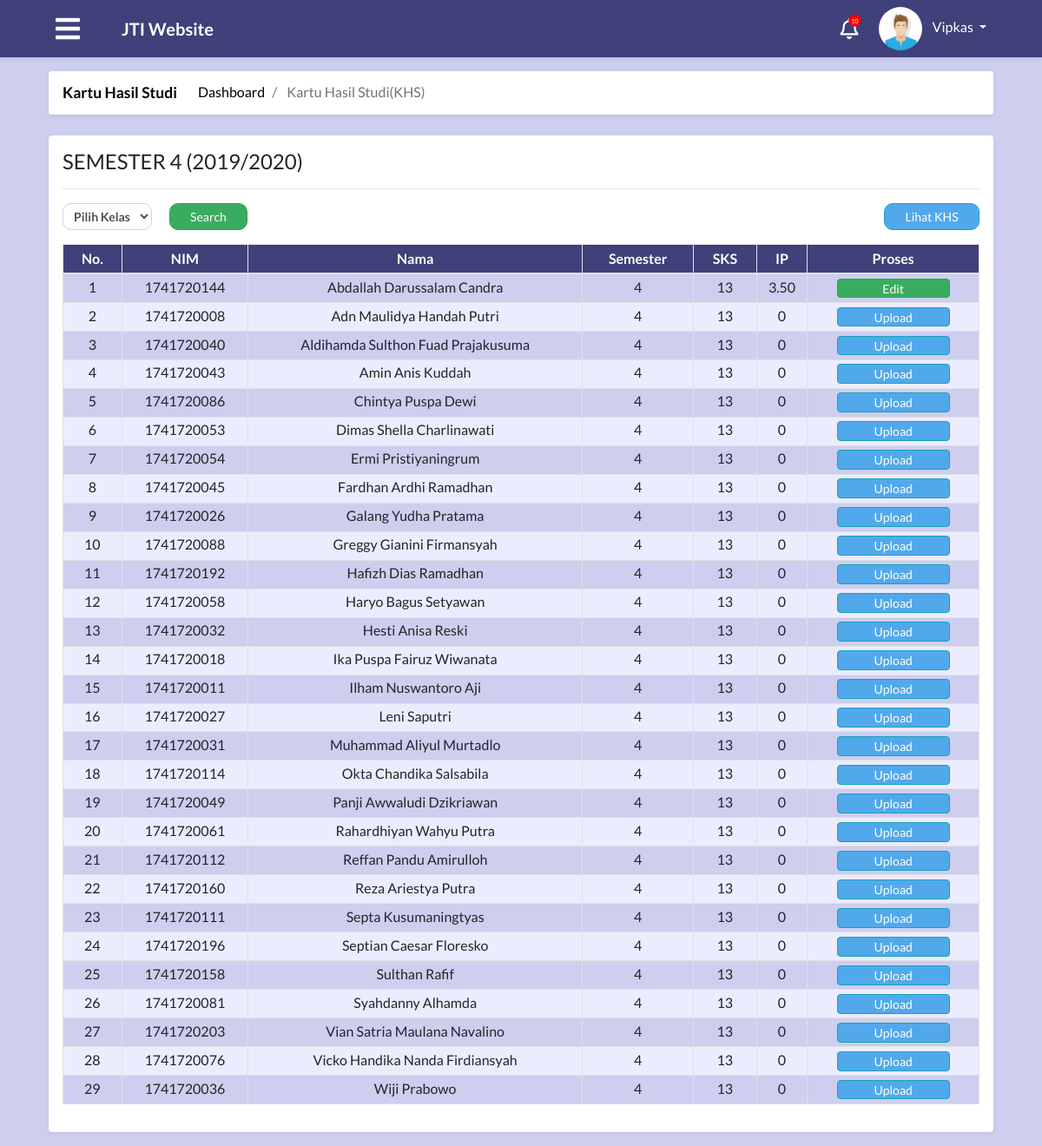
The app's page /module/index.php?module=khs (signed in) with its own data.
### tables this page shows
CREATE TABLE `tabel_admin` (
  `id_admin` int(30) NOT NULL,
  `nama` varchar(50) NOT NULL,
  `nip` int(20) NOT NULL,
  `foto` text,
  `alamat` text,
  `tempat_lahir` varchar(50) DEFAULT NULL,
  `tangal_lahir` date DEFAULT NULL,
  `id_user` int(11) NOT NULL,
  `waktu_edit` datetime NOT NULL
);

CREATE TABLE `tabel_mahasiswa` (
  `id_mahasiswa` int(30) NOT NULL,
  `id_prodi` int(30) NOT NULL,
  `id_kelas` int(30) NOT NULL,
  `id_semester` int(11) NOT NULL,
  `nim` varchar(50) NOT NULL,
  `nama` varchar(100) NOT NULL,
  `alamat` varchar(250) DEFAULT NULL,
  `jenis_kelamin` enum('laki-laki','perempuan') NOT NULL,
  `tempat_lahir` varchar(50) DEFAULT NULL,
  `tanggal_lahir` date DEFAULT NULL,
  `foto` text,
  `waktu_edit` datetime DEFAULT NULL,
  `id_user` int(11) NOT NULL,
  `waktu_tambah` timestamp NOT NULL DEFAULT CURRENT_TIMESTAMP
);

CREATE TABLE `tabel_semester` (
  `id_semester` int(30) NOT NULL,
  `semester` int(11) NOT NULL
);

### process/proses_khs.php (called while the page is built, shortened)
<?php
function khsKelas($con, $kelas)
{
    $khsKelas = "select distinct(a.id_mahasiswa), a.*, a.nim,
    a.nama as nm_mahasiswa, c.*, SUM(c.sks) as sks, d.id_kelas, e.*, e.semester, f.*
    from tabel_mahasiswa a, tabel_matkul c, tabel_kelas d, tabel_semester e, tabel_jadwal f
    where a.id_kelas = d.id_kelas
    and d.id_kelas = f.id_kelas
    and a.id_semester = e.id_semester
    and e.id_semester = f.id_semester
    and c.id_matkul = f.id_matkul
    and a.id_kelas = $kelas
    group by a.id_mahasiswa";
    $resultTampilKhsKelas = mysqli_query($con, $khsKelas);
    return $resultTampilKhsKelas;
}
function khsNilai($con, $id_mahasiswa, $id_semester){
    $khsNilai = "select distinct(ROUND(SUM(CASE
    WHEN a.nilai > 80 THEN 4.00*c.sks
    WHEN a.nilai > 70 && a.nilai <= 80 THEN 3.50*c.sks
    WHEN a.nilai > 65 && a.nilai <= 70 THEN 3.00*c.sks
    WHEN a.nilai > 60 && a.nilai <= 65 THEN 2.30*c.sks
    WHEN a.nilai > 50 && a.nilai <= 60 THEN 2.00*c.sks
    WHEN a.nilai > 40 && a.nilai <= 50 THEN 1.00*c.sks
    ELSE
    0.00*c.sks
    END)/SUM(c.sks),2)) as ip , a.*, b.*,
    c.*, d.*, e.* from tabel_khs a,
    tabel_mahasiswa b, tabel_matkul c, tabel_jadwal d, tabel_semester e
    where a.id_mahasiswa = b.id_mahasiswa
    and d.id_matkul = c.id_matkul
    and d.id_semester = e.id_semester
    and a.id_mahasiswa = $id_mahasiswa and d.id_semester = $id_semester group by a.id_mahasiswa";
    $resultTampilKhsNilai = mysqli_query($con, $khsNilai);
    if(mysqli_num_rows($resultTampilKhsNilai)>0){
        $rowKhsNilai = mysqli_fetch_assoc($resultTampilKhsNilai);
        return $rowKhsNilai["ip"];
    } else{
        return 0;
    }
}
function minKelas($con){
	$minKelas = "select min(id_kelas) as minKelas from tabel_kelas";
	$resultMinKelas = mysqli_query($con, $minKelas);
	$rowMinKelas=mysqli_fetch_assoc($resultMinKelas);
	return $rowMinKelas["minKelas"];
}
                ?>

### module/admin/khs/khs.php (the view, shortened to what this page needs)
<?php
  include "../config/connection.php";
  include "../process/proses_khs.php";
?>
<body>
    <main role="main" class="container-fluid">
        <div id="khs" class="row">
            <div class="col-md-12 p-0">
                <div class="m-2 bg-white shadow-sm rounded">
                    <nav aria-label="breadcrumb">
                        <ol class="breadcrumb">
                            <li class="pr-4 title">
                                <a href="#"><strong>Kartu Hasil Studi</strong></a>
                            </li>
                            <li class="breadcrumb-item">
                                <a href="#">Dashboard</a>
                            </li>
                            <li class="breadcrumb-item active" aria-current="page">
                                Kartu Hasil Studi(KHS)
                            </li>
                        </ol>
                    </nav>
                </div>
            </div>
            <div class="col-md-12 p-0">
                <div class="m-2 p-3 bg-white mb-3 rounded shadow-sm">
                    <div class="container-fluid mt-0 p-0 m-0">
                        <h4>SEMESTER 4 (2019/2020)</h4>
                        <hr>
                        <form action="?module=khs" method="post">
                            <div class="col-md-12 p-0 d-flex">
                                <select class="form-control form-control-sm w-auto mr-1" name="kelas">
                                    <option value="0" class="text">Pilih Kelas</option>
                                </select>
                                <input type="submit" class="tmbl-filter btn btn-success ml-3" value="Search" name="cariKhsKelas">
                                <input type="button" class="tmbl-ruangan btn btn-info ml-auto" value="Lihat KHS" onclick="window.location.href = 'index.php?module=khsLihat';">
                            </div>
                        </form>
                        <div class="media text-muted pt-8">
                            <div class="media-body pb-8 mb-0">
                                <?php
                                    if(isset($_POST["cariKhsKelas"])){
                                        $result=khsKelas($con, $_POST["kelas"]);
                                    }
                                    else{
                                        $result=khsKelas($con, minKelas($con));
                                    }
                                    if (mysqli_num_rows($result) > 0){
                                    ?>
                                    <table class="table table-striped table-bordered text-center">
                                        <thead>
                                        <tr>
                                            <th>No.</th>
                                            <th>NIM</th>
                                            <th>Nama</th>
                                            <th>Semester</th>
                                            <th>SKS</th>
                                            <th>IP</th>
                                            <th>Proses</th>
                                        </tr>
                                        </thead>
                                        <tbody>
                                        <?php
                                            if(mysqli_num_rows($result) > 0){
                                                $no=1;
                                                while($row = mysqli_fetch_assoc($result)){
                                                    if(khsNilai($con, $row["id_mahasiswa"], $row["id_semester"])!=0){
                                                    ?>
                                                    <tr>
                                                        <td><?php echo $no;?></td>
                                                        <td><?php echo $row["nim"];?></td>
                                                        <td><?php echo $row["nm_mahasiswa"];?></td>
                                                        <td><?php echo $row["semester"];?></td>
                                                        <td><?php echo $row["sks"];?></td>
                                                        <td><?php echo khsNilai($con, $row["id_mahasiswa"], $row["id_semester"]) ?></td>
                                                        <td><button class="edit tmbl-table btn btn-success edit-nilai" type="button" class="pratinjau btn" data-toggle="modal"
                                                            data-target="#myModal" class="edit" data-mhs="<?php echo $row["id_mahasiswa"];?>" data-semester="<?php echo $row["id_semester"];?>">Edit</button>
                                                        </td>
                                                    </tr>
                                                    <?php
                                                    } else if(khsNilai($con, $row["id_mahasiswa"], $row["id_semester"])==0){
                                                    ?>
                                                    <tr>
                                                        <td><?php echo $no;?></td>
                                                        <td><?php echo $row["nim"];?></td>
                                                        <td><?php echo $row["nm_mahasiswa"];?></td>
                                                        <td><?php echo $row["semester"];?></td>
                                                        <td><?php echo $row["sks"];?></td>
                                                        <td><?php echo khsNilai($con, $row["id_mahasiswa"], $row["id_semester"]) ?></td>
                                                        <td><button class="lihat tmbl-table btn btn-info update-nilai" type="button" class="pratinjau btn" data-toggle="modal"
                                                            data-target="#updateModal" class="edit" data-mhs="<?php echo $row["id_mahasiswa"];?>" data-semester="<?php echo $row["id_semester"];?>">Upload</button>
                                                        </td>
                                                    </tr>
                                                    <?php
                                                    }
                                                $no++;
                                                }
                                                ?>
                                        </tbody>
                                        <?php
                                        }
                                        ?>
                                    </table>
                                    <?php
                                    }
                                    ?>
                            </div>
                        </div>
                    </div>
                </div>
            </div>
    </main>
<body>

### module/index.php (shortened to what this page needs)
<?php
include "../process/proses_modalPengaturan.php";
$level = $_SESSION['level'];
$idUser = $_SESSION['id'];
?>
<?php
switch ($level) {
  case 'admin':
    $queryUser = "SELECT a.*, b.* FROM tabel_user a, tabel_admin b WHERE a.id_user=$idUser and a.id_user=b.id_user";
    $resultUser = mysqli_query($con, $queryUser);
    $rowUser = mysqli_fetch_assoc($resultUser);
    $namaUser = $rowUser["nama"];
    break;
}
?>
<!DOCTYPE html>
<html>
<head>
  <?php
  include "../config/styles.php";
  ?>
</head>
<body>
    <nav class="app-navbar navbar navbar-expand-md navbar-dark bg-blue shadow-sm sticky-top mb-2">
      <?php
      if ($level == "admin") {
        ?>
        <a class="ml-5 mr-5" id="navigation-admin-btn"> <i class="fas fa-bars text-white burger-icon"></i></a>
      <?php
    } else {
      ?>
        <a class="ml-5 mr-5" id="navigation-btn"> <i class="fas fa-bars text-white burger-icon"></i></a>
      <?php
    }
    ?>
      <a class="navbar-brand " href="index.php?module=home"><b>JTI Website</b></a>
      <div class="collapse navbar-collapse" id="navbarCollapse">
        <i class="notification-icon text-white far fa-bell" onclick="location.href='index.php?module=notifikasi';">
          <span class="fas fa-circle notification-bubble"></span>
          <span class="notification-bubble-num">10</span>
        </i>
        <div class="dropdown mr-5">
          <img class="dropdown-toggle nav-profile-photo ml-4 " src="../attachment/img/<?php echo ($rowUser['foto'] == null)? 'avatar.jpeg' : $rowUser['foto'] ; ?>" data-toggle="dropdown" aria-haspopup="true" aria-expanded="false" style="width:50px;height:50px;border-radius:50%;">
          <a href="#" class="dropdown-toggle ml-2 profile-link" id="dropdownMenuButton" data-toggle="dropdown" aria-haspopup="true" aria-expanded="false"><?php echo ($namaUser); ?>&nbsp;<b class="caret"></b></a>
        </div>
      </div>
    </nav>
    <div class="container-fluid px-5">
      <?php
      $module = $_GET["module"];
      if ($level == "mahasiswa") {
        switch ($module) {
          case "home":
            include "mahasiswa/home.php";
            break;
          case "kompenAbsen":
            include "mahasiswa/kompenAbsen.php";
            break;
          case "coba":
            include "mahasiswa/coba.php";
            break;
          case "krs":
            include "mahasiswa/krs.php";
            break;
          case "jadwal":
            include "mahasiswa/jadwal.php";
            break;
          case "nilai":
            include "mahasiswa/nilai.php";
            break;
          case "nilaiError":
            include "mahasiswa/nilaiError.php";
            break;
          case "kelasKosong":
            include "mahasiswa/kelasKosong.php";
            break;
          case "notifikasi":
            include "notifikasi.php";
            break;
          default:
            include "404.php";
        }
      } else if ($level == "admin") {
        switch ($module) {
          case "khs":
            include "admin/khs/khs.php";
            break;
        }
      }
        ?>
    </div>
</body>
</html>

### css/style.css (style rules this page uses)
* { font-family: "Lato"; }
body, html { margin: 0; padding: 0; }
body { background-color: #ceceef !important; }
.app-navbar { z-index: 0; }
.burger-icon { font-size: 2em; }
.notification-icon { font-size: 1.5em; position: relative; cursor: pointer; }
.notification-bubble { position: absolute; font-size: 0.6em; top: -4px; color: red; right: -3px; }
.notification-bubble-num { position: absolute; font-size: 0.3em; top: 0px; color: #ffffff; right: 0px; }
.profile-link:link { color: #ffffff; text-decoration: none; }
.profile-link { color: #ffffff; text-decoration: none; }
.nav-profile-photo { width: 2.5em; border-radius: 50%; }
.app-navbar { z-index: 1; }
.bg-blue { background-color: #40407a; }
#navigation-btn, #navigation-admin-btn, .pointer { cursor: pointer; }
.table-striped > thead > tr > th { padding: 0.4em; padding-left: 0.7em; padding-right: 0.7em; }
.table-striped > thead > tr > th { background-color: #40407a; color: white; }
.table-striped > tbody > tr:nth-child(odd) > td { background-color: #ceceef; }
.table-striped > tbody > tr:nth-child(even) > td { background-color: #ececff; }
.table-striped > tbody > tr > td { font-size: 1em; padding: 0.3em; }
.table-striped .btn { height: 1.6em; padding-bottom: 0; padding-top: 0; padding-left: 1.3em; padding-right: 1.3em; }
.breadcrumb a { text-decoration: none; color: black; }
.breadcrumb { background: white; }

### css/login.css (style rules this page uses)
body { padding-top: 0 !important; }

### css/notifikasi.css (style rules this page uses)
td { border-top: 2px solid rgb(187, 187, 187); border-bottom: 2px solid rgb(187, 187, 187); }

### css/adminKhs.css (style rules this page uses)
#khs .breadcrumb a { text-decoration: none; color: black; }
#khs .breadcrumb { background: white; }
#khs .title { font-size: 1.09em; }
#khs .form-control-sm { height: calc(1.5em + .5rem + 2px); padding: .25rem .5rem; font-size: .875rem; line-height: 1.5; border-radius: 10px; font-weight: bold; box-sizing: border-box; }
#khs .tmbl-filter { background: #3AAC5F; border-radius: 10px; width: 90px; font-size: 14px; padding-bottom: 0; padding-top: 0; }
#khs .tmbl-ruangan { background: #51A9EB; border-radius: 10px; font-size: 14px; width: 110px; padding-bottom: 0; padding-top: 0; }
#khs .tmbl-table { width: 130px; font-family: Lato; font-size: 14px; }
#khs .lihat { background: #51A9EB; }
#khs .edit { background: #3AAC5F; }
#khs .table-striped > thead > tr > th { background-color: #40407a; color: white; }
#khs .table-striped > tbody > tr:nth-child(odd) > td { background-color: #ceceef; }
#khs .table-striped > tbody > tr:nth-child(even) > td { background-color: #ececff; }

### records on screen
tabel_admin: nama "Vipkas"
tabel_mahasiswa: nim "1741720144", nama "Abdallah Darussalam Candra", id_semester.semester "4", sks "13", id_semester "3.50"
tabel_mahasiswa: nim "1741720008", nama "Adn Maulidya Handah Putri", id_semester.semester "4", sks "13", id_semester "0"
tabel_mahasiswa: nim "1741720040", nama "Aldihamda Sulthon Fuad Prajakusuma", id_semester.semester "4", sks "13", id_semester "0"
tabel_mahasiswa: nim "1741720043", nama "Amin Anis Kuddah", id_semester.semester "4", sks "13", id_semester "0"
tabel_mahasiswa: nim "1741720086", nama "Chintya Puspa Dewi", id_semester.semester "4", sks "13", id_semester "0"
tabel_mahasiswa: nim "1741720053", nama "Dimas Shella Charlinawati", id_semester.semester "4", sks "13", id_semester "0"
tabel_mahasiswa: nim "1741720054", nama "Ermi Pristiyaningrum", id_semester.semester "4", sks "13", id_semester "0"
tabel_mahasiswa: nim "1741720045", nama "Fardhan Ardhi Ramadhan", id_semester.semester "4", sks "13", id_semester "0"
tabel_mahasiswa: nim "1741720026", nama "Galang Yudha Pratama", id_semester.semester "4", sks "13", id_semester "0"
tabel_mahasiswa: nim "1741720088", nama "Greggy Gianini Firmansyah", id_semester.semester "4", sks "13", id_semester "0"
tabel_mahasiswa: nim "1741720192", nama "Hafizh Dias Ramadhan", id_semester.semester "4", sks "13", id_semester "0"
tabel_mahasiswa: nim "1741720058", nama "Haryo Bagus Setyawan", id_semester.semester "4", sks "13", id_semester "0"
tabel_mahasiswa: nim "1741720032", nama "Hesti Anisa Reski", id_semester.semester "4", sks "13", id_semester "0"
tabel_mahasiswa: nim "1741720018", nama "Ika Puspa Fairuz Wiwanata", id_semester.semester "4", sks "13", id_semester "0"
tabel_mahasiswa: nim "1741720011", nama "Ilham Nuswantoro Aji", id_semester.semester "4", sks "13", id_semester "0"
tabel_mahasiswa: nim "1741720027", nama "Leni Saputri", id_semester.semester "4", sks "13", id_semester "0"
tabel_mahasiswa: nim "1741720031", nama "Muhammad Aliyul Murtadlo", id_semester.semester "4", sks "13", id_semester "0"
tabel_mahasiswa: nim "1741720114", nama "Okta Chandika Salsabila", id_semester.semester "4", sks "13", id_semester "0"
tabel_mahasiswa: nim "1741720049", nama "Panji Awwaludi Dzikriawan", id_semester.semester "4", sks "13", id_semester "0"
tabel_mahasiswa: nim "1741720061", nama "Rahardhiyan Wahyu Putra", id_semester.semester "4", sks "13", id_semester "0"
tabel_mahasiswa: nim "1741720112", nama "Reffan Pandu Amirulloh", id_semester.semester "4", sks "13", id_semester "0"
tabel_mahasiswa: nim "1741720160", nama "Reza Ariestya Putra", id_semester.semester "4", sks "13", id_semester "0"
tabel_mahasiswa: nim "1741720111", nama "Septa Kusumaningtyas", id_semester.semester "4", sks "13", id_semester "0"
tabel_mahasiswa: nim "1741720196", nama "Septian Caesar Floresko", id_semester.semester "4", sks "13", id_semester "0"
tabel_mahasiswa: nim "1741720158", nama "Sulthan Rafif", id_semester.semester "4", sks "13", id_semester "0"
tabel_mahasiswa: nim "1741720081", nama "Syahdanny Alhamda", id_semester.semester "4", sks "13", id_semester "0"
tabel_mahasiswa: nim "1741720203", nama "Vian Satria Maulana Navalino", id_semester.semester "4", sks "13", id_semester "0"
tabel_mahasiswa: nim "1741720076", nama "Vicko Handika Nanda Firdiansyah", id_semester.semester "4", sks "13", id_semester "0"
tabel_mahasiswa: nim "1741720036", nama "Wiji Prabowo", id_semester.semester "4", sks "13", id_semester "0"
